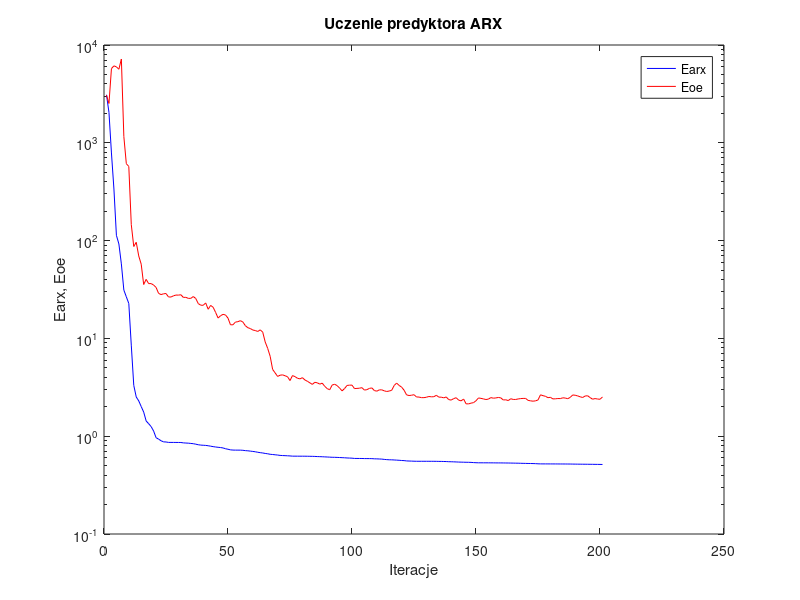
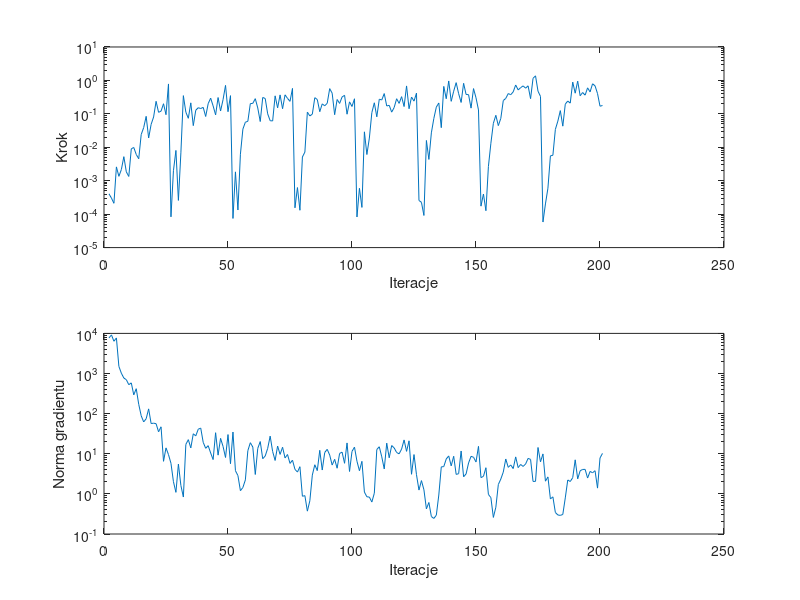

The MATLAB script that drew these images, in order:
%uczenie predyktora arx
clear all;
n=0; farx(n+1)=3.098690e+003; foe(n+1)=3.076831e+003; wspucz(n+1)=0.000000e+000; ng(n+1)=0.000000e+000;
%odnowa zmiennej metryki
n=1; farx(n+1)=2.046887e+003; foe(n+1)=2.524901e+003; krok(n+1)=4.069498e-004; ng(n+1)=7.693597e+003;
n=2; farx(n+1)=7.874473e+002; foe(n+1)=5.741932e+003; krok(n+1)=3.026034e-004; ng(n+1)=9.172814e+003;
n=3; farx(n+1)=3.369509e+002; foe(n+1)=6.120771e+003; krok(n+1)=2.114007e-004; ng(n+1)=6.367567e+003;
n=4; farx(n+1)=1.132875e+002; foe(n+1)=5.980150e+003; krok(n+1)=2.593399e-003; ng(n+1)=7.708458e+003;
n=5; farx(n+1)=9.240891e+001; foe(n+1)=5.651877e+003; krok(n+1)=1.353531e-003; ng(n+1)=1.502537e+003;
n=6; farx(n+1)=5.781350e+001; foe(n+1)=7.193451e+003; krok(n+1)=2.156451e-003; ng(n+1)=1.017062e+003;
n=7; farx(n+1)=3.121178e+001; foe(n+1)=1.158866e+003; krok(n+1)=5.242823e-003; ng(n+1)=7.717270e+002;
n=8; farx(n+1)=2.662610e+001; foe(n+1)=6.117856e+002; krok(n+1)=1.841613e-003; ng(n+1)=7.015755e+002;
n=9; farx(n+1)=2.275139e+001; foe(n+1)=5.729230e+002; krok(n+1)=1.342085e-003; ng(n+1)=5.260649e+002;
n=10; farx(n+1)=8.530643e+000; foe(n+1)=1.457117e+002; krok(n+1)=8.996953e-003; ng(n+1)=5.843296e+002;
n=11; farx(n+1)=3.309830e+000; foe(n+1)=8.703078e+001; krok(n+1)=9.876893e-003; ng(n+1)=2.935912e+002;
n=12; farx(n+1)=2.518748e+000; foe(n+1)=9.611649e+001; krok(n+1)=6.099924e-003; ng(n+1)=4.183600e+002;
n=13; farx(n+1)=2.298018e+000; foe(n+1)=6.973678e+001; krok(n+1)=4.534550e-003; ng(n+1)=1.708252e+002;
n=14; farx(n+1)=2.010956e+000; foe(n+1)=5.741066e+001; krok(n+1)=2.409244e-002; ng(n+1)=8.840651e+001;
n=15; farx(n+1)=1.764828e+000; foe(n+1)=3.557001e+001; krok(n+1)=3.876686e-002; ng(n+1)=6.217553e+001;
n=16; farx(n+1)=1.431671e+000; foe(n+1)=4.016206e+001; krok(n+1)=8.430727e-002; ng(n+1)=7.451933e+001;
n=17; farx(n+1)=1.342724e+000; foe(n+1)=3.631373e+001; krok(n+1)=1.897240e-002; ng(n+1)=1.314042e+002;
n=18; farx(n+1)=1.254553e+000; foe(n+1)=3.635487e+001; krok(n+1)=4.836969e-002; ng(n+1)=5.663896e+001;
n=19; farx(n+1)=1.129562e+000; foe(n+1)=3.513752e+001; krok(n+1)=8.061847e-002; ng(n+1)=5.780715e+001;
n=20; farx(n+1)=9.651548e-001; foe(n+1)=3.321739e+001; krok(n+1)=2.373843e-001; ng(n+1)=5.616051e+001;
n=21; farx(n+1)=9.339464e-001; foe(n+1)=2.888751e+001; krok(n+1)=1.111619e-001; ng(n+1)=3.525138e+001;
n=22; farx(n+1)=8.986533e-001; foe(n+1)=2.805083e+001; krok(n+1)=1.204104e-001; ng(n+1)=4.697086e+001;
n=23; farx(n+1)=8.750381e-001; foe(n+1)=2.857722e+001; krok(n+1)=2.007487e-001; ng(n+1)=6.482224e+000;
n=24; farx(n+1)=8.732209e-001; foe(n+1)=2.877186e+001; krok(n+1)=9.431389e-002; ng(n+1)=1.401855e+001;
n=25; farx(n+1)=8.641140e-001; foe(n+1)=2.654092e+001; krok(n+1)=7.847380e-001; ng(n+1)=9.527486e+000;
%odnowa zmiennej metryki
n=26; farx(n+1)=8.639966e-001; foe(n+1)=2.649569e+001; krok(n+1)=8.312662e-005; ng(n+1)=5.788839e+000;
n=27; farx(n+1)=8.637011e-001; foe(n+1)=2.724247e+001; krok(n+1)=1.997747e-003; ng(n+1)=2.012428e+000;
n=28; farx(n+1)=8.633948e-001; foe(n+1)=2.775781e+001; krok(n+1)=8.053672e-003; ng(n+1)=1.092188e+000;
n=29; farx(n+1)=8.630344e-001; foe(n+1)=2.769253e+001; krok(n+1)=2.578785e-004; ng(n+1)=5.536020e+000;
n=30; farx(n+1)=8.624152e-001; foe(n+1)=2.796533e+001; krok(n+1)=6.819101e-003; ng(n+1)=1.622777e+000;
n=31; farx(n+1)=8.548889e-001; foe(n+1)=2.624669e+001; krok(n+1)=3.505976e-001; ng(n+1)=8.343833e-001;
n=32; farx(n+1)=8.514306e-001; foe(n+1)=2.632248e+001; krok(n+1)=1.125137e-001; ng(n+1)=1.710361e+001;
n=33; farx(n+1)=8.488606e-001; foe(n+1)=2.565605e+001; krok(n+1)=7.361186e-002; ng(n+1)=2.247198e+001;
n=34; farx(n+1)=8.432700e-001; foe(n+1)=2.567791e+001; krok(n+1)=2.134155e-001; ng(n+1)=1.399618e+001;
n=35; farx(n+1)=8.386338e-001; foe(n+1)=2.678880e+001; krok(n+1)=4.446078e-002; ng(n+1)=3.148455e+001;
n=36; farx(n+1)=8.285937e-001; foe(n+1)=2.559619e+001; krok(n+1)=1.284644e-001; ng(n+1)=2.792644e+001;
n=37; farx(n+1)=8.181898e-001; foe(n+1)=2.270102e+001; krok(n+1)=1.526783e-001; ng(n+1)=4.083000e+001;
n=38; farx(n+1)=8.110898e-001; foe(n+1)=2.185948e+001; krok(n+1)=1.442609e-001; ng(n+1)=4.370568e+001;
n=39; farx(n+1)=8.080262e-001; foe(n+1)=2.180643e+001; krok(n+1)=1.564519e-001; ng(n+1)=1.926175e+001;
n=40; farx(n+1)=8.051575e-001; foe(n+1)=2.305205e+001; krok(n+1)=8.343244e-002; ng(n+1)=1.367730e+001;
n=41; farx(n+1)=7.989941e-001; foe(n+1)=1.986341e+001; krok(n+1)=2.013997e-001; ng(n+1)=1.591717e+001;
n=42; farx(n+1)=7.906503e-001; foe(n+1)=2.174137e+001; krok(n+1)=2.948231e-001; ng(n+1)=1.049096e+001;
n=43; farx(n+1)=7.825644e-001; foe(n+1)=2.083047e+001; krok(n+1)=1.728699e-001; ng(n+1)=7.159434e+000;
n=44; farx(n+1)=7.756848e-001; foe(n+1)=1.844551e+001; krok(n+1)=9.327289e-002; ng(n+1)=3.346941e+001;
n=45; farx(n+1)=7.701858e-001; foe(n+1)=1.615229e+001; krok(n+1)=3.076393e-001; ng(n+1)=9.240626e+000;
n=46; farx(n+1)=7.655981e-001; foe(n+1)=1.706284e+001; krok(n+1)=1.215890e-001; ng(n+1)=2.419640e+001;
n=47; farx(n+1)=7.585278e-001; foe(n+1)=1.761470e+001; krok(n+1)=2.658984e-001; ng(n+1)=1.525438e+001;
n=48; farx(n+1)=7.444849e-001; foe(n+1)=1.735940e+001; krok(n+1)=7.101669e-001; ng(n+1)=8.073159e+000;
n=49; farx(n+1)=7.354261e-001; foe(n+1)=1.611589e+001; krok(n+1)=1.158784e-001; ng(n+1)=3.009879e+001;
n=50; farx(n+1)=7.251573e-001; foe(n+1)=1.376991e+001; krok(n+1)=3.505976e-001; ng(n+1)=5.647406e+000;
%odnowa zmiennej metryki
n=51; farx(n+1)=7.214235e-001; foe(n+1)=1.378511e+001; krok(n+1)=7.447980e-005; ng(n+1)=3.480310e+001;
n=52; farx(n+1)=7.205287e-001; foe(n+1)=1.468631e+001; krok(n+1)=1.841613e-003; ng(n+1)=3.777941e+000;
n=53; farx(n+1)=7.204902e-001; foe(n+1)=1.482921e+001; krok(n+1)=1.331010e-004; ng(n+1)=2.856101e+000;
n=54; farx(n+1)=7.201965e-001; foe(n+1)=1.517946e+001; krok(n+1)=6.193383e-003; ng(n+1)=1.203058e+000;
n=55; farx(n+1)=7.176188e-001; foe(n+1)=1.469813e+001; krok(n+1)=3.497807e-002; ng(n+1)=1.440432e+000;
n=56; farx(n+1)=7.120871e-001; foe(n+1)=1.349010e+001; krok(n+1)=5.623415e-002; ng(n+1)=2.231804e+000;
n=57; farx(n+1)=7.090793e-001; foe(n+1)=1.286164e+001; krok(n+1)=5.985461e-002; ng(n+1)=1.194636e+001;
n=58; farx(n+1)=7.038938e-001; foe(n+1)=1.261321e+001; krok(n+1)=2.022243e-001; ng(n+1)=1.885858e+001;
n=59; farx(n+1)=6.987415e-001; foe(n+1)=1.217985e+001; krok(n+1)=2.057134e-001; ng(n+1)=1.469462e+001;
n=60; farx(n+1)=6.932982e-001; foe(n+1)=1.203651e+001; krok(n+1)=2.846355e-001; ng(n+1)=3.043720e+000;
n=61; farx(n+1)=6.849256e-001; foe(n+1)=1.177607e+001; krok(n+1)=1.500565e-001; ng(n+1)=1.363915e+001;
n=62; farx(n+1)=6.789110e-001; foe(n+1)=1.222678e+001; krok(n+1)=5.893163e-002; ng(n+1)=2.014810e+001;
n=63; farx(n+1)=6.736889e-001; foe(n+1)=1.158681e+001; krok(n+1)=3.091610e-001; ng(n+1)=7.531832e+000;
n=64; farx(n+1)=6.664071e-001; foe(n+1)=9.194223e+000; krok(n+1)=2.885219e-001; ng(n+1)=8.778003e+000;
n=65; farx(n+1)=6.612178e-001; foe(n+1)=7.906483e+000; krok(n+1)=1.001107e-001; ng(n+1)=1.362724e+001;
n=66; farx(n+1)=6.532110e-001; foe(n+1)=6.561324e+000; krok(n+1)=6.240867e-002; ng(n+1)=2.749463e+001;
n=67; farx(n+1)=6.498671e-001; foe(n+1)=4.812663e+000; krok(n+1)=6.137372e-002; ng(n+1)=1.137145e+001;
n=68; farx(n+1)=6.457331e-001; foe(n+1)=4.442665e+000; krok(n+1)=3.456460e-001; ng(n+1)=6.803340e+000;
n=69; farx(n+1)=6.417268e-001; foe(n+1)=4.085167e+000; krok(n+1)=1.511586e-001; ng(n+1)=1.557978e+001;
n=70; farx(n+1)=6.363599e-001; foe(n+1)=4.203010e+000; krok(n+1)=3.691454e-001; ng(n+1)=9.637781e+000;
n=71; farx(n+1)=6.341276e-001; foe(n+1)=4.238663e+000; krok(n+1)=1.423907e-001; ng(n+1)=1.452986e+001;
n=72; farx(n+1)=6.325105e-001; foe(n+1)=4.151260e+000; krok(n+1)=3.706964e-001; ng(n+1)=7.874393e+000;
n=73; farx(n+1)=6.306348e-001; foe(n+1)=4.057328e+000; krok(n+1)=2.902112e-001; ng(n+1)=9.563521e+000;
n=74; farx(n+1)=6.284999e-001; foe(n+1)=3.704860e+000; krok(n+1)=2.363480e-001; ng(n+1)=5.745937e+000;
n=75; farx(n+1)=6.252106e-001; foe(n+1)=4.166979e+000; krok(n+1)=5.770438e-001; ng(n+1)=6.930711e+000;
%odnowa zmiennej metryki
n=76; farx(n+1)=6.251065e-001; foe(n+1)=4.067525e+000; krok(n+1)=1.547514e-004; ng(n+1)=4.083329e+000;
n=77; farx(n+1)=6.248543e-001; foe(n+1)=3.913915e+000; krok(n+1)=6.250570e-004; ng(n+1)=3.498614e+000;
n=78; farx(n+1)=6.247056e-001; foe(n+1)=3.855406e+000; krok(n+1)=1.309203e-004; ng(n+1)=4.763387e+000;
n=79; farx(n+1)=6.245788e-001; foe(n+1)=3.967396e+000; krok(n+1)=5.119766e-003; ng(n+1)=8.722803e-001;
n=80; farx(n+1)=6.243927e-001; foe(n+1)=3.760156e+000; krok(n+1)=7.191611e-003; ng(n+1)=9.042796e-001;
n=81; farx(n+1)=6.238186e-001; foe(n+1)=3.645253e+000; krok(n+1)=1.124683e-001; ng(n+1)=3.714067e-001;
n=82; farx(n+1)=6.231607e-001; foe(n+1)=3.513882e+000; krok(n+1)=8.662598e-002; ng(n+1)=6.727980e-001;
n=83; farx(n+1)=6.223852e-001; foe(n+1)=3.387803e+000; krok(n+1)=9.809225e-002; ng(n+1)=2.935776e+000;
n=84; farx(n+1)=6.212379e-001; foe(n+1)=3.556129e+000; krok(n+1)=3.041953e-001; ng(n+1)=5.320091e+000;
n=85; farx(n+1)=6.192124e-001; foe(n+1)=3.516554e+000; krok(n+1)=2.688700e-001; ng(n+1)=3.800992e+000;
n=86; farx(n+1)=6.179879e-001; foe(n+1)=3.407069e+000; krok(n+1)=1.160291e-001; ng(n+1)=1.218595e+001;
n=87; farx(n+1)=6.165328e-001; foe(n+1)=3.487569e+000; krok(n+1)=1.989372e-001; ng(n+1)=3.930631e+000;
n=88; farx(n+1)=6.146100e-001; foe(n+1)=3.237230e+000; krok(n+1)=1.742650e-001; ng(n+1)=1.075779e+001;
n=89; farx(n+1)=6.128930e-001; foe(n+1)=3.066526e+000; krok(n+1)=2.064051e-001; ng(n+1)=1.289005e+001;
n=90; farx(n+1)=6.108511e-001; foe(n+1)=2.984569e+000; krok(n+1)=5.680238e-001; ng(n+1)=9.299679e+000;
n=91; farx(n+1)=6.088301e-001; foe(n+1)=3.333030e+000; krok(n+1)=4.158012e-001; ng(n+1)=5.231935e+000;
n=92; farx(n+1)=6.083312e-001; foe(n+1)=3.401141e+000; krok(n+1)=9.431389e-002; ng(n+1)=7.265023e+000;
n=93; farx(n+1)=6.069775e-001; foe(n+1)=3.289421e+000; krok(n+1)=2.688700e-001; ng(n+1)=4.360968e+000;
n=94; farx(n+1)=6.053156e-001; foe(n+1)=3.105328e+000; krok(n+1)=2.049552e-001; ng(n+1)=1.018739e+001;
n=95; farx(n+1)=6.034530e-001; foe(n+1)=2.907051e+000; krok(n+1)=3.202323e-001; ng(n+1)=1.097963e+001;
n=96; farx(n+1)=6.017091e-001; foe(n+1)=3.072885e+000; krok(n+1)=3.589369e-001; ng(n+1)=5.787479e+000;
n=97; farx(n+1)=5.991726e-001; foe(n+1)=3.302897e+000; krok(n+1)=9.760941e-002; ng(n+1)=1.862213e+001;
n=98; farx(n+1)=5.976294e-001; foe(n+1)=3.326442e+000; krok(n+1)=2.286351e-001; ng(n+1)=3.617436e+000;
n=99; farx(n+1)=5.963119e-001; foe(n+1)=3.328770e+000; krok(n+1)=1.660944e-001; ng(n+1)=1.145135e+001;
n=100; farx(n+1)=5.924269e-001; foe(n+1)=3.067769e+000; krok(n+1)=2.828655e-001; ng(n+1)=1.462236e+001;
%odnowa zmiennej metryki
n=101; farx(n+1)=5.922818e-001; foe(n+1)=3.081630e+000; krok(n+1)=8.233132e-005; ng(n+1)=6.504877e+000;
n=102; farx(n+1)=5.919654e-001; foe(n+1)=3.095705e+000; krok(n+1)=5.945797e-004; ng(n+1)=3.779923e+000;
n=103; farx(n+1)=5.917143e-001; foe(n+1)=3.136375e+000; krok(n+1)=1.592395e-004; ng(n+1)=6.473928e+000;
n=104; farx(n+1)=5.905756e-001; foe(n+1)=2.962927e+000; krok(n+1)=2.900728e-002; ng(n+1)=1.109382e+000;
n=105; farx(n+1)=5.904388e-001; foe(n+1)=2.991152e+000; krok(n+1)=6.071802e-003; ng(n+1)=8.459882e-001;
n=106; farx(n+1)=5.901360e-001; foe(n+1)=3.080898e+000; krok(n+1)=1.891780e-002; ng(n+1)=8.326901e-001;
n=107; farx(n+1)=5.897730e-001; foe(n+1)=3.118424e+000; krok(n+1)=1.088038e-001; ng(n+1)=6.261559e-001;
n=108; farx(n+1)=5.872180e-001; foe(n+1)=2.930552e+000; krok(n+1)=2.144024e-001; ng(n+1)=1.039921e+000;
n=109; farx(n+1)=5.865282e-001; foe(n+1)=2.885841e+000; krok(n+1)=8.153064e-002; ng(n+1)=1.277350e+001;
n=110; farx(n+1)=5.849376e-001; foe(n+1)=2.975564e+000; krok(n+1)=2.745822e-001; ng(n+1)=1.493275e+001;
n=111; farx(n+1)=5.833488e-001; foe(n+1)=2.979413e+000; krok(n+1)=2.601236e-001; ng(n+1)=8.389554e+000;
n=112; farx(n+1)=5.792441e-001; foe(n+1)=2.909802e+000; krok(n+1)=4.041502e-001; ng(n+1)=4.182545e+000;
n=113; farx(n+1)=5.761966e-001; foe(n+1)=2.866437e+000; krok(n+1)=1.717868e-001; ng(n+1)=1.839282e+001;
n=114; farx(n+1)=5.740079e-001; foe(n+1)=2.895729e+000; krok(n+1)=1.803954e-001; ng(n+1)=7.935103e+000;
n=115; farx(n+1)=5.734275e-001; foe(n+1)=2.946009e+000; krok(n+1)=1.125137e-001; ng(n+1)=1.602174e+001;
n=116; farx(n+1)=5.715275e-001; foe(n+1)=3.301107e+000; krok(n+1)=1.548452e-001; ng(n+1)=1.399851e+001;
n=117; farx(n+1)=5.693910e-001; foe(n+1)=3.491251e+000; krok(n+1)=2.833785e-001; ng(n+1)=1.074189e+001;
n=118; farx(n+1)=5.673840e-001; foe(n+1)=3.305204e+000; krok(n+1)=2.056099e-001; ng(n+1)=9.968308e+000;
n=119; farx(n+1)=5.644510e-001; foe(n+1)=3.176476e+000; krok(n+1)=3.268918e-001; ng(n+1)=1.309209e+001;
n=120; farx(n+1)=5.630491e-001; foe(n+1)=2.952974e+000; krok(n+1)=1.653712e-001; ng(n+1)=2.212425e+001;
n=121; farx(n+1)=5.587158e-001; foe(n+1)=2.647004e+000; krok(n+1)=6.843317e-001; ng(n+1)=1.147842e+001;
n=122; farx(n+1)=5.574736e-001; foe(n+1)=2.605627e+000; krok(n+1)=1.423907e-001; ng(n+1)=2.102016e+001;
n=123; farx(n+1)=5.563655e-001; foe(n+1)=2.623950e+000; krok(n+1)=3.183983e-001; ng(n+1)=3.080874e+000;
n=124; farx(n+1)=5.550826e-001; foe(n+1)=2.656527e+000; krok(n+1)=2.401907e-001; ng(n+1)=9.550104e+000;
n=125; farx(n+1)=5.542287e-001; foe(n+1)=2.519734e+000; krok(n+1)=4.170483e-001; ng(n+1)=3.010493e+000;
%odnowa zmiennej metryki
n=126; farx(n+1)=5.542126e-001; foe(n+1)=2.513027e+000; krok(n+1)=2.563269e-004; ng(n+1)=1.243882e+000;
n=127; farx(n+1)=5.541682e-001; foe(n+1)=2.478731e+000; krok(n+1)=2.263251e-004; ng(n+1)=2.142171e+000;
n=128; farx(n+1)=5.541628e-001; foe(n+1)=2.478769e+000; krok(n+1)=9.140099e-005; ng(n+1)=1.266199e+000;
n=129; farx(n+1)=5.540711e-001; foe(n+1)=2.501995e+000; krok(n+1)=1.600678e-002; ng(n+1)=4.239986e-001;
n=130; farx(n+1)=5.540112e-001; foe(n+1)=2.548241e+000; krok(n+1)=4.336062e-003; ng(n+1)=6.106927e-001;
n=131; farx(n+1)=5.539480e-001; foe(n+1)=2.528128e+000; krok(n+1)=2.702970e-002; ng(n+1)=2.726663e-001;
n=132; farx(n+1)=5.537995e-001; foe(n+1)=2.533467e+000; krok(n+1)=7.301859e-002; ng(n+1)=2.440912e-001;
n=133; farx(n+1)=5.534243e-001; foe(n+1)=2.620463e+000; krok(n+1)=1.591991e-001; ng(n+1)=2.944136e-001;
n=134; farx(n+1)=5.525718e-001; foe(n+1)=2.510042e+000; krok(n+1)=2.114442e-001; ng(n+1)=9.367852e-001;
n=135; farx(n+1)=5.523334e-001; foe(n+1)=2.505634e+000; krok(n+1)=3.864513e-002; ng(n+1)=4.715629e+000;
n=136; farx(n+1)=5.514116e-001; foe(n+1)=2.467317e+000; krok(n+1)=6.622313e-001; ng(n+1)=4.778933e+000;
n=137; farx(n+1)=5.506255e-001; foe(n+1)=2.518370e+000; krok(n+1)=2.833785e-001; ng(n+1)=7.407787e+000;
n=138; farx(n+1)=5.486636e-001; foe(n+1)=2.367738e+000; krok(n+1)=9.639418e-001; ng(n+1)=8.830700e+000;
n=139; farx(n+1)=5.479675e-001; foe(n+1)=2.339706e+000; krok(n+1)=2.370960e-001; ng(n+1)=4.993437e+000;
n=140; farx(n+1)=5.468513e-001; foe(n+1)=2.423761e+000; krok(n+1)=4.756263e-001; ng(n+1)=8.657586e+000;
n=141; farx(n+1)=5.455522e-001; foe(n+1)=2.473476e+000; krok(n+1)=8.576098e-001; ng(n+1)=3.058117e+000;
n=142; farx(n+1)=5.438973e-001; foe(n+1)=2.337189e+000; krok(n+1)=4.013589e-001; ng(n+1)=3.189846e+000;
n=143; farx(n+1)=5.430144e-001; foe(n+1)=2.298624e+000; krok(n+1)=2.193298e-001; ng(n+1)=1.172138e+001;
n=144; farx(n+1)=5.420738e-001; foe(n+1)=2.399261e+000; krok(n+1)=8.193164e-001; ng(n+1)=2.669076e+000;
n=145; farx(n+1)=5.413590e-001; foe(n+1)=2.143869e+000; krok(n+1)=3.805404e-001; ng(n+1)=3.139266e+000;
n=146; farx(n+1)=5.408686e-001; foe(n+1)=2.140744e+000; krok(n+1)=3.745525e-001; ng(n+1)=5.895291e+000;
n=147; farx(n+1)=5.397549e-001; foe(n+1)=2.178443e+000; krok(n+1)=1.483526e-001; ng(n+1)=8.621786e+000;
n=148; farx(n+1)=5.373724e-001; foe(n+1)=2.203031e+000; krok(n+1)=5.695627e-001; ng(n+1)=8.194642e+000;
n=149; farx(n+1)=5.356638e-001; foe(n+1)=2.304416e+000; krok(n+1)=3.025841e-001; ng(n+1)=6.231612e+000;
n=150; farx(n+1)=5.346979e-001; foe(n+1)=2.460977e+000; krok(n+1)=1.308949e-001; ng(n+1)=1.530387e+001;
%odnowa zmiennej metryki
n=151; farx(n+1)=5.346584e-001; foe(n+1)=2.436995e+000; krok(n+1)=1.736749e-004; ng(n+1)=2.547465e+000;
n=152; farx(n+1)=5.345352e-001; foe(n+1)=2.406198e+000; krok(n+1)=4.005361e-004; ng(n+1)=2.733179e+000;
n=153; farx(n+1)=5.344061e-001; foe(n+1)=2.371118e+000; krok(n+1)=1.267358e-004; ng(n+1)=4.488745e+000;
n=154; farx(n+1)=5.343266e-001; foe(n+1)=2.395929e+000; krok(n+1)=2.659087e-003; ng(n+1)=9.711233e-001;
n=155; farx(n+1)=5.340447e-001; foe(n+1)=2.481542e+000; krok(n+1)=1.321526e-002; ng(n+1)=8.062673e-001;
n=156; farx(n+1)=5.339258e-001; foe(n+1)=2.447013e+000; krok(n+1)=5.221283e-002; ng(n+1)=2.590244e-001;
n=157; farx(n+1)=5.334393e-001; foe(n+1)=2.462701e+000; krok(n+1)=9.048247e-002; ng(n+1)=4.646250e-001;
n=158; farx(n+1)=5.332893e-001; foe(n+1)=2.489504e+000; krok(n+1)=4.446078e-002; ng(n+1)=1.709273e+000;
n=159; farx(n+1)=5.331700e-001; foe(n+1)=2.467547e+000; krok(n+1)=7.301859e-002; ng(n+1)=2.338408e+000;
n=160; farx(n+1)=5.327799e-001; foe(n+1)=2.346466e+000; krok(n+1)=2.503681e-001; ng(n+1)=3.487955e+000;
n=161; farx(n+1)=5.322987e-001; foe(n+1)=2.358126e+000; krok(n+1)=2.894475e-001; ng(n+1)=7.410458e+000;
n=162; farx(n+1)=5.320003e-001; foe(n+1)=2.312896e+000; krok(n+1)=4.044487e-001; ng(n+1)=4.583654e+000;
n=163; farx(n+1)=5.312737e-001; foe(n+1)=2.415734e+000; krok(n+1)=3.743213e-001; ng(n+1)=5.263775e+000;
n=164; farx(n+1)=5.307580e-001; foe(n+1)=2.376727e+000; krok(n+1)=4.536903e-001; ng(n+1)=4.272901e+000;
n=165; farx(n+1)=5.300010e-001; foe(n+1)=2.374892e+000; krok(n+1)=7.310195e-001; ng(n+1)=8.355232e+000;
n=166; farx(n+1)=5.296291e-001; foe(n+1)=2.404067e+000; krok(n+1)=5.191100e-001; ng(n+1)=4.513124e+000;
n=167; farx(n+1)=5.284700e-001; foe(n+1)=2.424367e+000; krok(n+1)=6.077026e-001; ng(n+1)=5.414569e+000;
n=168; farx(n+1)=5.277486e-001; foe(n+1)=2.434474e+000; krok(n+1)=6.857223e-001; ng(n+1)=4.831378e+000;
n=169; farx(n+1)=5.270800e-001; foe(n+1)=2.434889e+000; krok(n+1)=5.857742e-001; ng(n+1)=5.554294e+000;
n=170; farx(n+1)=5.262965e-001; foe(n+1)=2.324096e+000; krok(n+1)=6.900158e-001; ng(n+1)=7.664570e+000;
n=171; farx(n+1)=5.259252e-001; foe(n+1)=2.299306e+000; krok(n+1)=2.846355e-001; ng(n+1)=7.235269e+000;
n=172; farx(n+1)=5.251356e-001; foe(n+1)=2.280979e+000; krok(n+1)=1.157790e+000; ng(n+1)=2.044308e+000;
n=173; farx(n+1)=5.241782e-001; foe(n+1)=2.298734e+000; krok(n+1)=1.371110e+000; ng(n+1)=2.052928e+000;
n=174; farx(n+1)=5.220631e-001; foe(n+1)=2.347881e+000; krok(n+1)=4.756263e-001; ng(n+1)=1.433446e+001;
n=175; farx(n+1)=5.212586e-001; foe(n+1)=2.650310e+000; krok(n+1)=3.329123e-001; ng(n+1)=6.293205e+000;
%odnowa zmiennej metryki
n=176; farx(n+1)=5.210149e-001; foe(n+1)=2.597273e+000; krok(n+1)=5.814683e-005; ng(n+1)=9.910017e+000;
n=177; farx(n+1)=5.209812e-001; foe(n+1)=2.559061e+000; krok(n+1)=2.025153e-004; ng(n+1)=2.072699e+000;
n=178; farx(n+1)=5.208476e-001; foe(n+1)=2.477826e+000; krok(n+1)=5.978034e-004; ng(n+1)=2.646794e+000;
n=179; farx(n+1)=5.207333e-001; foe(n+1)=2.496536e+000; krok(n+1)=5.548179e-003; ng(n+1)=7.487087e-001;
n=180; farx(n+1)=5.206096e-001; foe(n+1)=2.406729e+000; krok(n+1)=5.767896e-003; ng(n+1)=8.434455e-001;
n=181; farx(n+1)=5.204898e-001; foe(n+1)=2.411586e+000; krok(n+1)=3.432277e-002; ng(n+1)=3.440665e-001;
n=182; farx(n+1)=5.203327e-001; foe(n+1)=2.427357e+000; krok(n+1)=6.056898e-002; ng(n+1)=2.979323e-001;
n=183; farx(n+1)=5.200714e-001; foe(n+1)=2.424580e+000; krok(n+1)=1.250522e-001; ng(n+1)=2.911433e-001;
n=184; farx(n+1)=5.199917e-001; foe(n+1)=2.469733e+000; krok(n+1)=4.285764e-002; ng(n+1)=3.071676e-001;
n=185; farx(n+1)=5.197690e-001; foe(n+1)=2.455422e+000; krok(n+1)=1.952188e-001; ng(n+1)=7.951546e-001;
n=186; farx(n+1)=5.195449e-001; foe(n+1)=2.416546e+000; krok(n+1)=2.418297e-001; ng(n+1)=2.223814e+000;
n=187; farx(n+1)=5.193568e-001; foe(n+1)=2.496079e+000; krok(n+1)=2.093785e-001; ng(n+1)=2.033653e+000;
n=188; farx(n+1)=5.186179e-001; foe(n+1)=2.640176e+000; krok(n+1)=8.904025e-001; ng(n+1)=2.538952e+000;
n=189; farx(n+1)=5.182674e-001; foe(n+1)=2.622894e+000; krok(n+1)=4.150498e-001; ng(n+1)=7.059071e+000;
n=190; farx(n+1)=5.177865e-001; foe(n+1)=2.581662e+000; krok(n+1)=9.512526e-001; ng(n+1)=2.366247e+000;
n=191; farx(n+1)=5.175147e-001; foe(n+1)=2.529206e+000; krok(n+1)=3.477470e-001; ng(n+1)=3.777393e+000;
n=192; farx(n+1)=5.171029e-001; foe(n+1)=2.487443e+000; krok(n+1)=4.352152e-001; ng(n+1)=4.063190e+000;
n=193; farx(n+1)=5.168680e-001; foe(n+1)=2.576078e+000; krok(n+1)=3.624196e-001; ng(n+1)=4.083202e+000;
n=194; farx(n+1)=5.165462e-001; foe(n+1)=2.592479e+000; krok(n+1)=6.000244e-001; ng(n+1)=2.480884e+000;
n=195; farx(n+1)=5.162191e-001; foe(n+1)=2.484194e+000; krok(n+1)=4.536903e-001; ng(n+1)=3.627444e+000;
n=196; farx(n+1)=5.159164e-001; foe(n+1)=2.388935e+000; krok(n+1)=7.926233e-001; ng(n+1)=3.361797e+000;
n=197; farx(n+1)=5.153760e-001; foe(n+1)=2.424843e+000; krok(n+1)=6.888628e-001; ng(n+1)=3.783015e+000;
n=198; farx(n+1)=5.150662e-001; foe(n+1)=2.400186e+000; krok(n+1)=4.044487e-001; ng(n+1)=1.392538e+000;
n=199; farx(n+1)=5.146701e-001; foe(n+1)=2.385674e+000; krok(n+1)=1.694433e-001; ng(n+1)=7.841903e+000;
n=200; farx(n+1)=5.139449e-001; foe(n+1)=2.519946e+000; krok(n+1)=1.775417e-001; ng(n+1)=1.020205e+001;

figure; semilogy(farx,'b'); hold on; semilogy(foe,'r'); xlabel('Iteracje'); ylabel('Earx, Eoe'); legend('Earx','Eoe'); title('Uczenie predyktora ARX');
figure; subplot(2,1,1); semilogy(krok); xlabel('Iteracje'); ylabel('Krok');
subplot(2,1,2); semilogy(ng); xlabel('Iteracje'); ylabel('Norma gradientu');
Earx=farx(n+1)
Eoe=foe(n+1)
